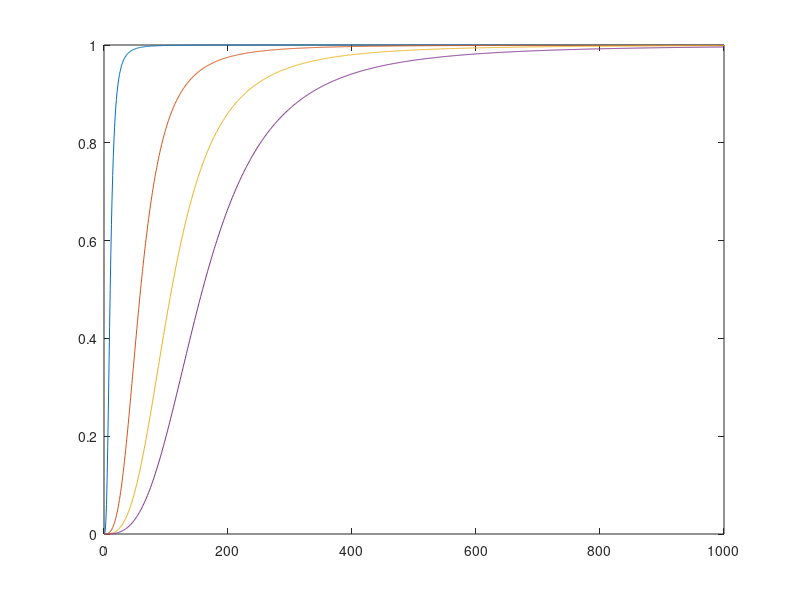

MATLAB code for this plot:
clearvars;

CRISTAL_SLOPE = 3;
CRISTAL_CRIT = 10:200;

oope = 0:1e3;

for i = 1:length(CRISTAL_CRIT)
    
    school_tmp = (oope ).^ CRISTAL_SLOPE;

    school(i,:) = school_tmp ./ (school_tmp + CRISTAL_CRIT(i) .^ CRISTAL_SLOPE);

end

%%
figure;

plot(oope , school([1 50 100 150],:))